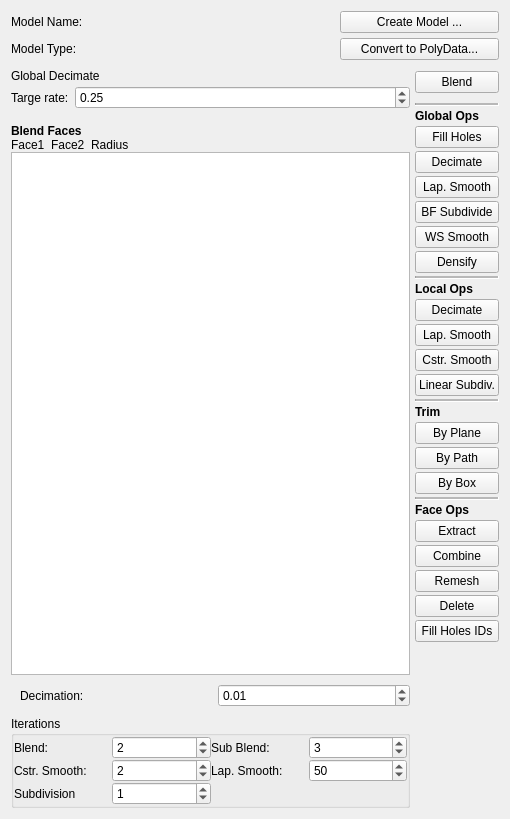
<?xml version="1.0" encoding="UTF-8"?>
<ui version="4.0">
 <class>svModelEdit</class>
 <widget class="QWidget" name="svModelEdit">
  <property name="geometry">
   <rect>
    <x>0</x>
    <y>0</y>
    <width>510</width>
    <height>819</height>
   </rect>
  </property>
  <property name="windowTitle">
   <string>Form</string>
  </property>
  <layout class="QVBoxLayout" name="verticalLayout">
   <item>
    <widget class="QWidget" name="widget" native="true">
     <layout class="QGridLayout" name="gridLayout">
      <property name="leftMargin">
       <number>0</number>
      </property>
      <property name="topMargin">
       <number>0</number>
      </property>
      <property name="rightMargin">
       <number>0</number>
      </property>
      <property name="bottomMargin">
       <number>0</number>
      </property>
      <property name="spacing">
       <number>5</number>
      </property>
      <item row="1" column="0">
       <widget class="QLabel" name="label_2">
        <property name="text">
         <string>Model Type:</string>
        </property>
       </widget>
      </item>
      <item row="0" column="0">
       <widget class="QLabel" name="label">
        <property name="text">
         <string>Model Name: </string>
        </property>
       </widget>
      </item>
      <item row="0" column="1">
       <widget class="QLabel" name="labelModelName">
        <property name="text">
         <string/>
        </property>
       </widget>
      </item>
      <item row="0" column="2">
       <widget class="QPushButton" name="btnUpdateModel">
        <property name="text">
         <string>Create Model ...</string>
        </property>
       </widget>
      </item>
      <item row="1" column="1">
       <widget class="QLabel" name="labelModelType">
        <property name="text">
         <string/>
        </property>
       </widget>
      </item>
      <item row="1" column="2">
       <widget class="QPushButton" name="btnConvert">
        <property name="text">
         <string>Convert to PolyData...</string>
        </property>
       </widget>
      </item>
     </layout>
    </widget>
   </item>
   <item>
    <widget class="QWidget" name="widget_2" native="true">
     <property name="sizePolicy">
      <sizepolicy hsizetype="Preferred" vsizetype="Expanding">
       <horstretch>0</horstretch>
       <verstretch>0</verstretch>
      </sizepolicy>
     </property>
     <layout class="QVBoxLayout" name="verticalLayout_4">
      <property name="spacing">
       <number>5</number>
      </property>
      <property name="leftMargin">
       <number>0</number>
      </property>
      <property name="topMargin">
       <number>0</number>
      </property>
      <property name="rightMargin">
       <number>0</number>
      </property>
      <property name="bottomMargin">
       <number>0</number>
      </property>
      <item>
       <widget class="QWidget" name="widget_5" native="true">
        <layout class="QHBoxLayout" name="horizontalLayout">
         <property name="spacing">
          <number>0</number>
         </property>
         <property name="leftMargin">
          <number>0</number>
         </property>
         <property name="topMargin">
          <number>0</number>
         </property>
         <property name="rightMargin">
          <number>0</number>
         </property>
         <property name="bottomMargin">
          <number>0</number>
         </property>
         <item>
          <widget class="QWidget" name="widgetLeft" native="true">
           <layout class="QVBoxLayout" name="verticalLayout_6">
            <property name="spacing">
             <number>0</number>
            </property>
            <property name="leftMargin">
             <number>0</number>
            </property>
            <property name="topMargin">
             <number>0</number>
            </property>
            <property name="rightMargin">
             <number>0</number>
            </property>
            <property name="bottomMargin">
             <number>0</number>
            </property>
            <item>
             <widget class="QStackedWidget" name="stackedWidgetParam">
              <property name="sizePolicy">
               <sizepolicy hsizetype="Preferred" vsizetype="Fixed">
                <horstretch>0</horstretch>
                <verstretch>0</verstretch>
               </sizepolicy>
              </property>
              <property name="currentIndex">
               <number>1</number>
              </property>
              <widget class="QWidget" name="page_1">
               <property name="sizePolicy">
                <sizepolicy hsizetype="Preferred" vsizetype="Preferred">
                 <horstretch>0</horstretch>
                 <verstretch>0</verstretch>
                </sizepolicy>
               </property>
               <layout class="QVBoxLayout" name="verticalLayout_10">
                <item>
                 <widget class="QLabel" name="label_14">
                  <property name="text">
                   <string>Laplacian Smooth</string>
                  </property>
                 </widget>
                </item>
                <item>
                 <widget class="QCheckBox" name="checkBox">
                  <property name="text">
                   <string>CheckBox</string>
                  </property>
                 </widget>
                </item>
               </layout>
              </widget>
              <widget class="QWidget" name="page_0">
               <property name="sizePolicy">
                <sizepolicy hsizetype="Minimum" vsizetype="Preferred">
                 <horstretch>0</horstretch>
                 <verstretch>0</verstretch>
                </sizepolicy>
               </property>
               <layout class="QVBoxLayout" name="verticalLayout_7">
                <property name="spacing">
                 <number>0</number>
                </property>
                <property name="leftMargin">
                 <number>0</number>
                </property>
                <property name="topMargin">
                 <number>0</number>
                </property>
                <property name="rightMargin">
                 <number>0</number>
                </property>
                <property name="bottomMargin">
                 <number>15</number>
                </property>
                <item>
                 <widget class="QLabel" name="label_12">
                  <property name="text">
                   <string>Global Decimate</string>
                  </property>
                 </widget>
                </item>
                <item>
                 <widget class="QWidget" name="widget_4" native="true">
                  <layout class="QFormLayout" name="formLayout">
                   <property name="horizontalSpacing">
                    <number>0</number>
                   </property>
                   <property name="verticalSpacing">
                    <number>0</number>
                   </property>
                   <property name="leftMargin">
                    <number>0</number>
                   </property>
                   <property name="topMargin">
                    <number>0</number>
                   </property>
                   <property name="rightMargin">
                    <number>0</number>
                   </property>
                   <property name="bottomMargin">
                    <number>0</number>
                   </property>
                   <item row="0" column="0">
                    <widget class="QLabel" name="label_13">
                     <property name="text">
                      <string>Targe rate:  </string>
                     </property>
                    </widget>
                   </item>
                   <item row="0" column="1">
                    <widget class="QDoubleSpinBox" name="dsbTargetRateG">
                     <property name="decimals">
                      <number>2</number>
                     </property>
                     <property name="value">
                      <double>0.250000000000000</double>
                     </property>
                    </widget>
                   </item>
                  </layout>
                 </widget>
                </item>
               </layout>
              </widget>
             </widget>
            </item>
            <item>
             <widget class="QStackedWidget" name="stackedWidget">
              <property name="sizePolicy">
               <sizepolicy hsizetype="Minimum" vsizetype="Preferred">
                <horstretch>0</horstretch>
                <verstretch>0</verstretch>
               </sizepolicy>
              </property>
              <property name="currentIndex">
               <number>0</number>
              </property>
              <widget class="QWidget" name="stackedWidgetPage1" native="true">
               <layout class="QVBoxLayout" name="verticalLayout_2">
                <property name="spacing">
                 <number>0</number>
                </property>
                <property name="leftMargin">
                 <number>0</number>
                </property>
                <property name="topMargin">
                 <number>0</number>
                </property>
                <property name="rightMargin">
                 <number>0</number>
                </property>
                <property name="bottomMargin">
                 <number>0</number>
                </property>
                <item>
                 <widget class="QWidget" name="widget_3" native="true">
                  <layout class="QVBoxLayout" name="verticalLayout_3">
                   <property name="spacing">
                    <number>0</number>
                   </property>
                   <property name="leftMargin">
                    <number>0</number>
                   </property>
                   <property name="topMargin">
                    <number>0</number>
                   </property>
                   <property name="rightMargin">
                    <number>0</number>
                   </property>
                   <property name="bottomMargin">
                    <number>0</number>
                   </property>
                   <item>
                    <widget class="QWidget" name="widget_8" native="true">
                     <layout class="QVBoxLayout" name="verticalLayout_8">
                      <property name="spacing">
                       <number>0</number>
                      </property>
                      <property name="leftMargin">
                       <number>0</number>
                      </property>
                      <property name="topMargin">
                       <number>0</number>
                      </property>
                      <property name="rightMargin">
                       <number>0</number>
                      </property>
                      <property name="bottomMargin">
                       <number>0</number>
                      </property>
                      <item>
                       <widget class="QLabel" name="label_11">
                        <property name="font">
                         <font>
                          <weight>75</weight>
                          <bold>true</bold>
                         </font>
                        </property>
                        <property name="text">
                         <string>Blend Faces</string>
                        </property>
                       </widget>
                      </item>
                      <item>
                       <widget class="QLabel" name="label_10">
                        <property name="text">
                         <string>Face1  Face2  Radius</string>
                        </property>
                       </widget>
                      </item>
                      <item>
                       <widget class="QPlainTextEdit" name="plainTextEditBlend"/>
                      </item>
                      <item>
                       <widget class="QWidget" name="widget_7" native="true">
                        <layout class="QHBoxLayout" name="horizontalLayout_3">
                         <property name="rightMargin">
                          <number>0</number>
                         </property>
                         <item>
                          <widget class="QLabel" name="label_8">
                           <property name="text">
                            <string>Decimation: </string>
                           </property>
                          </widget>
                         </item>
                         <item>
                          <widget class="QDoubleSpinBox" name="dsbDecimation">
                           <property name="value">
                            <double>0.010000000000000</double>
                           </property>
                          </widget>
                         </item>
                        </layout>
                       </widget>
                      </item>
                      <item>
                       <widget class="QGroupBox" name="groupBox">
                        <property name="font">
                         <font>
                          <weight>50</weight>
                          <bold>false</bold>
                         </font>
                        </property>
                        <property name="title">
                         <string>Iterations</string>
                        </property>
                        <property name="flat">
                         <bool>false</bool>
                        </property>
                        <property name="checkable">
                         <bool>false</bool>
                        </property>
                        <property name="checked">
                         <bool>false</bool>
                        </property>
                        <layout class="QGridLayout" name="gridLayout_2">
                         <property name="leftMargin">
                          <number>0</number>
                         </property>
                         <property name="topMargin">
                          <number>0</number>
                         </property>
                         <property name="rightMargin">
                          <number>0</number>
                         </property>
                         <property name="bottomMargin">
                          <number>0</number>
                         </property>
                         <property name="spacing">
                          <number>0</number>
                         </property>
                         <item row="0" column="3">
                          <widget class="QSpinBox" name="sbSubBlend">
                           <property name="value">
                            <number>3</number>
                           </property>
                          </widget>
                         </item>
                         <item row="1" column="1">
                          <widget class="QSpinBox" name="sbCstrSmooth">
                           <property name="value">
                            <number>2</number>
                           </property>
                          </widget>
                         </item>
                         <item row="0" column="1">
                          <widget class="QSpinBox" name="sbBlend">
                           <property name="value">
                            <number>2</number>
                           </property>
                          </widget>
                         </item>
                         <item row="1" column="3">
                          <widget class="QSpinBox" name="sbLapSmooth">
                           <property name="value">
                            <number>50</number>
                           </property>
                          </widget>
                         </item>
                         <item row="2" column="1">
                          <widget class="QSpinBox" name="sbSubdivision">
                           <property name="value">
                            <number>1</number>
                           </property>
                          </widget>
                         </item>
                         <item row="0" column="2">
                          <widget class="QLabel" name="label_6">
                           <property name="text">
                            <string>Sub Blend: </string>
                           </property>
                          </widget>
                         </item>
                         <item row="1" column="0">
                          <widget class="QLabel" name="label_5">
                           <property name="text">
                            <string>Cstr. Smooth:</string>
                           </property>
                          </widget>
                         </item>
                         <item row="1" column="2">
                          <widget class="QLabel" name="label_7">
                           <property name="text">
                            <string>Lap. Smooth: </string>
                           </property>
                          </widget>
                         </item>
                         <item row="0" column="0">
                          <widget class="QLabel" name="label_4">
                           <property name="text">
                            <string>Blend:</string>
                           </property>
                          </widget>
                         </item>
                         <item row="2" column="0">
                          <widget class="QLabel" name="label_9">
                           <property name="text">
                            <string>Subdivision</string>
                           </property>
                          </widget>
                         </item>
                        </layout>
                       </widget>
                      </item>
                     </layout>
                    </widget>
                   </item>
                  </layout>
                 </widget>
                </item>
               </layout>
              </widget>
              <widget class="QWidget" name="stackedWidgetPage2" native="true">
               <layout class="QVBoxLayout" name="verticalLayout_9">
                <property name="spacing">
                 <number>0</number>
                </property>
                <property name="leftMargin">
                 <number>0</number>
                </property>
                <property name="topMargin">
                 <number>0</number>
                </property>
                <property name="rightMargin">
                 <number>0</number>
                </property>
                <property name="bottomMargin">
                 <number>0</number>
                </property>
                <item>
                 <widget class="QLabel" name="label_3">
                  <property name="text">
                   <string>Face List:</string>
                  </property>
                 </widget>
                </item>
                <item>
                 <widget class="QListWidget" name="listWidget"/>
                </item>
               </layout>
              </widget>
             </widget>
            </item>
           </layout>
          </widget>
         </item>
         <item>
          <widget class="QWidget" name="widgetRight" native="true">
           <layout class="QVBoxLayout" name="verticalLayout_5">
            <property name="spacing">
             <number>5</number>
            </property>
            <property name="leftMargin">
             <number>5</number>
            </property>
            <property name="topMargin">
             <number>5</number>
            </property>
            <property name="rightMargin">
             <number>0</number>
            </property>
            <property name="bottomMargin">
             <number>5</number>
            </property>
            <item>
             <widget class="QPushButton" name="btnBlend">
              <property name="text">
               <string>Blend</string>
              </property>
             </widget>
            </item>
            <item>
             <widget class="QWidget" name="widgetPolyDataOps" native="true">
              <layout class="QVBoxLayout" name="verticalLayout_11">
               <property name="spacing">
                <number>3</number>
               </property>
               <property name="leftMargin">
                <number>0</number>
               </property>
               <property name="topMargin">
                <number>5</number>
               </property>
               <property name="rightMargin">
                <number>0</number>
               </property>
               <property name="bottomMargin">
                <number>10</number>
               </property>
               <item>
                <widget class="Line" name="line">
                 <property name="midLineWidth">
                  <number>2</number>
                 </property>
                 <property name="orientation">
                  <enum>Qt::Horizontal</enum>
                 </property>
                </widget>
               </item>
               <item>
                <widget class="QLabel" name="label_15">
                 <property name="font">
                  <font>
                   <weight>75</weight>
                   <bold>true</bold>
                  </font>
                 </property>
                 <property name="text">
                  <string>Global Ops</string>
                 </property>
                </widget>
               </item>
               <item>
                <widget class="QPushButton" name="btnFillHoles">
                 <property name="text">
                  <string>Fill Holes</string>
                 </property>
                </widget>
               </item>
               <item>
                <widget class="QPushButton" name="btnDecimateG">
                 <property name="text">
                  <string>Decimate</string>
                 </property>
                </widget>
               </item>
               <item>
                <widget class="QPushButton" name="btnLapSmoothG">
                 <property name="text">
                  <string>Lap. Smooth</string>
                 </property>
                </widget>
               </item>
               <item>
                <widget class="QPushButton" name="btnBFSubdivideG">
                 <property name="text">
                  <string>BF Subdivide</string>
                 </property>
                </widget>
               </item>
               <item>
                <widget class="QPushButton" name="btnWSSmoothG">
                 <property name="text">
                  <string>WS Smooth</string>
                 </property>
                </widget>
               </item>
               <item>
                <widget class="QPushButton" name="btnDensifyG">
                 <property name="text">
                  <string>Densify</string>
                 </property>
                </widget>
               </item>
               <item>
                <widget class="Line" name="line_2">
                 <property name="midLineWidth">
                  <number>2</number>
                 </property>
                 <property name="orientation">
                  <enum>Qt::Horizontal</enum>
                 </property>
                </widget>
               </item>
               <item>
                <widget class="QLabel" name="label_16">
                 <property name="font">
                  <font>
                   <weight>75</weight>
                   <bold>true</bold>
                  </font>
                 </property>
                 <property name="text">
                  <string>Local Ops</string>
                 </property>
                </widget>
               </item>
               <item>
                <widget class="QPushButton" name="btnDecimateL">
                 <property name="text">
                  <string>Decimate</string>
                 </property>
                </widget>
               </item>
               <item>
                <widget class="QPushButton" name="btnLapSmoothL">
                 <property name="text">
                  <string>Lap. Smooth</string>
                 </property>
                </widget>
               </item>
               <item>
                <widget class="QPushButton" name="btnCstrSmoothL">
                 <property name="text">
                  <string>Cstr. Smooth</string>
                 </property>
                </widget>
               </item>
               <item>
                <widget class="QPushButton" name="btnLSubdivideL">
                 <property name="text">
                  <string>Linear Subdiv.</string>
                 </property>
                </widget>
               </item>
               <item>
                <widget class="Line" name="line_3">
                 <property name="midLineWidth">
                  <number>2</number>
                 </property>
                 <property name="orientation">
                  <enum>Qt::Horizontal</enum>
                 </property>
                </widget>
               </item>
               <item>
                <widget class="QLabel" name="label_17">
                 <property name="font">
                  <font>
                   <weight>75</weight>
                   <bold>true</bold>
                  </font>
                 </property>
                 <property name="text">
                  <string>Trim</string>
                 </property>
                </widget>
               </item>
               <item>
                <widget class="QPushButton" name="btnTrimByPlane">
                 <property name="text">
                  <string>By Plane</string>
                 </property>
                </widget>
               </item>
               <item>
                <widget class="QPushButton" name="btnTrimByPath">
                 <property name="text">
                  <string>By Path</string>
                 </property>
                </widget>
               </item>
               <item>
                <widget class="QPushButton" name="btnTrimByBox">
                 <property name="text">
                  <string>By Box</string>
                 </property>
                </widget>
               </item>
               <item>
                <widget class="Line" name="line_4">
                 <property name="midLineWidth">
                  <number>2</number>
                 </property>
                 <property name="orientation">
                  <enum>Qt::Horizontal</enum>
                 </property>
                </widget>
               </item>
               <item>
                <widget class="QLabel" name="label_18">
                 <property name="font">
                  <font>
                   <weight>75</weight>
                   <bold>true</bold>
                  </font>
                 </property>
                 <property name="text">
                  <string>Face Ops</string>
                 </property>
                </widget>
               </item>
               <item>
                <widget class="QPushButton" name="btnExtract">
                 <property name="text">
                  <string>Extract</string>
                 </property>
                </widget>
               </item>
               <item>
                <widget class="QPushButton" name="btnCombine">
                 <property name="text">
                  <string>Combine</string>
                 </property>
                </widget>
               </item>
               <item>
                <widget class="QPushButton" name="btnRemesh">
                 <property name="text">
                  <string>Remesh</string>
                 </property>
                </widget>
               </item>
               <item>
                <widget class="QPushButton" name="btnDelete">
                 <property name="text">
                  <string>Delete</string>
                 </property>
                </widget>
               </item>
               <item>
                <widget class="QPushButton" name="btnFillHoleIDs">
                 <property name="text">
                  <string>Fill Holes IDs</string>
                 </property>
                </widget>
               </item>
              </layout>
             </widget>
            </item>
            <item>
             <spacer name="verticalSpacer">
              <property name="orientation">
               <enum>Qt::Vertical</enum>
              </property>
              <property name="sizeHint" stdset="0">
               <size>
                <width>20</width>
                <height>40</height>
               </size>
              </property>
             </spacer>
            </item>
           </layout>
          </widget>
         </item>
        </layout>
       </widget>
      </item>
     </layout>
    </widget>
   </item>
  </layout>
 </widget>
 <resources/>
 <connections/>
</ui>
